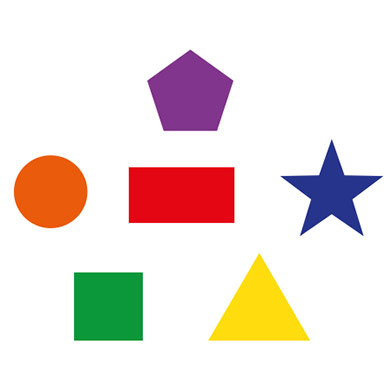
#> input picture shapescontour.jpg, 392 x 392 px
$ jupyter execute --allow-errors main.ipynb
#> lines starting #> are read from the running program, lines starting #| are printed output that depends on the picture; after the words box and inside, x2 and y2 are one past the last pixel; in counts of white or black regions, pixels touching at a corner belong together
[cell 1]
import cv2
import numpy as np
from matplotlib import pyplot as plt
import time

[cell 2]
def nothing(x):
    pass

cv2.namedWindow("Trackbars",cv2.WINDOW_NORMAL)

cv2.createTrackbar("L - H","Trackbars",0,179,nothing)
#> slider 'L - H' is set to 35
cv2.createTrackbar("L - S","Trackbars",0,255,nothing)
#> slider 'L - S' is set to 51
cv2.createTrackbar("L - V","Trackbars",0,255,nothing)
#> slider 'L - V' is set to 51
cv2.createTrackbar("U - H","Trackbars",179,179,nothing)
cv2.createTrackbar("U - S","Trackbars",255,255,nothing)
cv2.createTrackbar("U - V","Trackbars",255,255,nothing)

while True:
    frame = cv2.imread('shapescontour.jpg')
#> frame is the input picture: shape (392, 392, 3); mean B, G, R 219.9, 225.8, 236.9

    l_h = cv2.getTrackbarPos("L - H","Trackbars")
    l_s = cv2.getTrackbarPos("L - S","Trackbars")
    l_v = cv2.getTrackbarPos("L - V","Trackbars")
    u_h = cv2.getTrackbarPos("U - H","Trackbars")
    u_s = cv2.getTrackbarPos("U - S","Trackbars")
    u_v = cv2.getTrackbarPos("U - V","Trackbars")

    hsv = cv2.cvtColor(frame, cv2.COLOR_BGR2HSV)
#> hsv: shape (392, 392, 3); mean H, S, V 21, 39.7, 244

    lower_range = np.array([l_h,l_s,l_v])
    upper_range = np.array([u_h,u_s,u_v])

    mask = cv2.inRange(hsv,lower_range,upper_range)
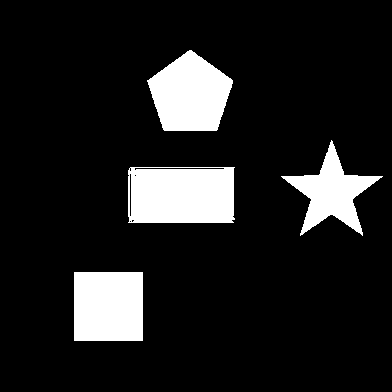
#> mask: shape (392, 392); 12.3% white; 4 white regions, box (x1, y1, x2, y2) and area: (128, 167, 235, 223) 5785, (147, 50, 233, 131) 4875, (74, 272, 143, 341) 4761, (281, 140, 383, 236) 3480

    res = cv2.bitwise_and(frame,frame,mask=mask)
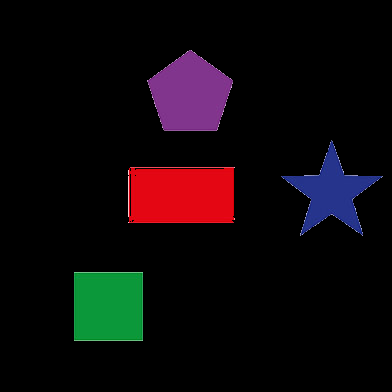
#> res: shape (392, 392, 3); mean B, G, R 10.4, 8.1, 14.1
    mask3 = cv2.cvtColor(mask, cv2.COLOR_GRAY2BGR)

    stacked = np.hstack((mask3,frame,res))
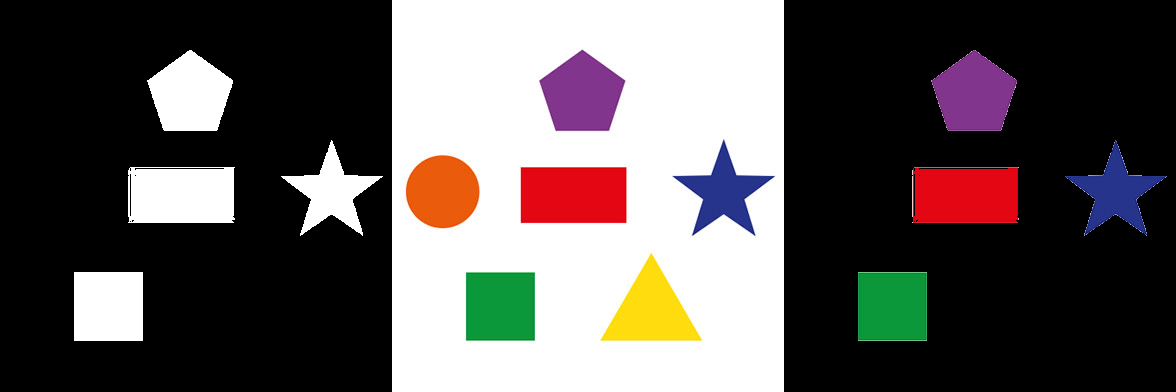
#> stacked: shape (392, 1176, 3); mean B, G, R 87.2, 88.4, 94.1

    cv2.imshow("Trackbars",cv2.resize(stacked,(0,0),fx=0.4,fy=0.4))
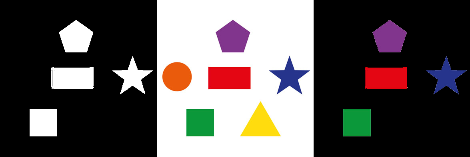
#> window 'Trackbars': shape (157, 470, 3); mean B, G, R 87.1, 88.3, 93.9
    k = cv2.waitKey(1)
#> (key Esc is pressed here)
    if k == 27:
        break
    if k == ord('s'):
        thearray = [[l_h,l_s,l_v], [u_h,u_s,u_v]]
        print(thearray)

        np.save('color',thearray)
        break

cv2.destroyAllWindows()
